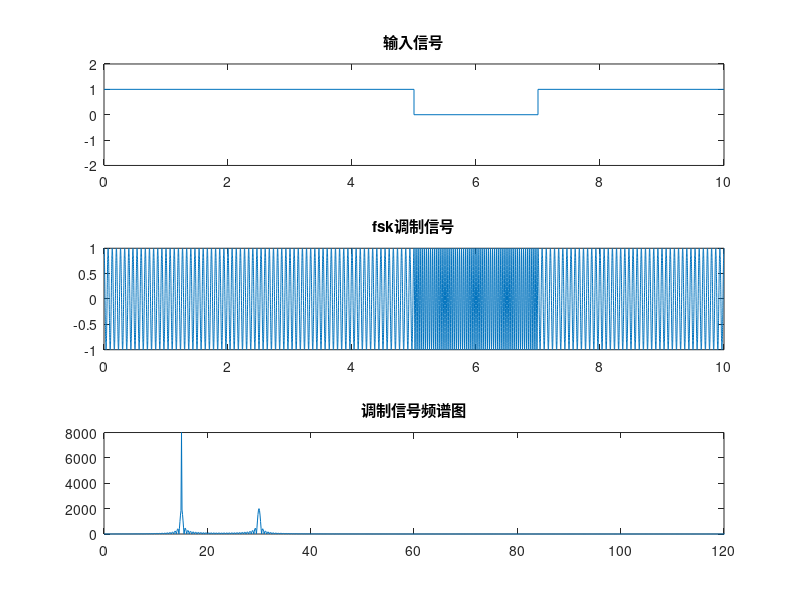

Write the MATLAB code that produced this figure.
clear all;
clf;
a=fix(rand(1,10)*2);
fs=2000;
x=0:9;
y=[a;a]
y1=y(:);
x1=x+0.9999
x2=[x;x1]
x3=x2(:)
subplot(311);
plot(x3,y1);
title('输入信号');
xlim([0,10]);
ylim([-2,2]);
dt=1/fs;
f1=15;
f2=30;
g1=a;
g2=~a;
g11=(ones(1,2000))'*g1;
g1a=g11(:)';
g21=(ones(1,2000))'*g2;
g2a=g21(:)';
t=0:dt:10-dt;
n=length(t);
fsk1=g1a.*cos(2*pi*f1*t);
fsk2=g2a.*cos(2*pi*f2*t);
fsk=fsk1+fsk2;
Ffsk=fft(fsk);
F=Ffsk(1:n/2+1);
fs=fs*(0:n/2)/n;
subplot(3,1,2);
plot(t,fsk);
title('fsk调制信号');
subplot(3,1,3);
plot(fs,abs(F));
title('调制信号频谱图');
xlim([0 120]);
